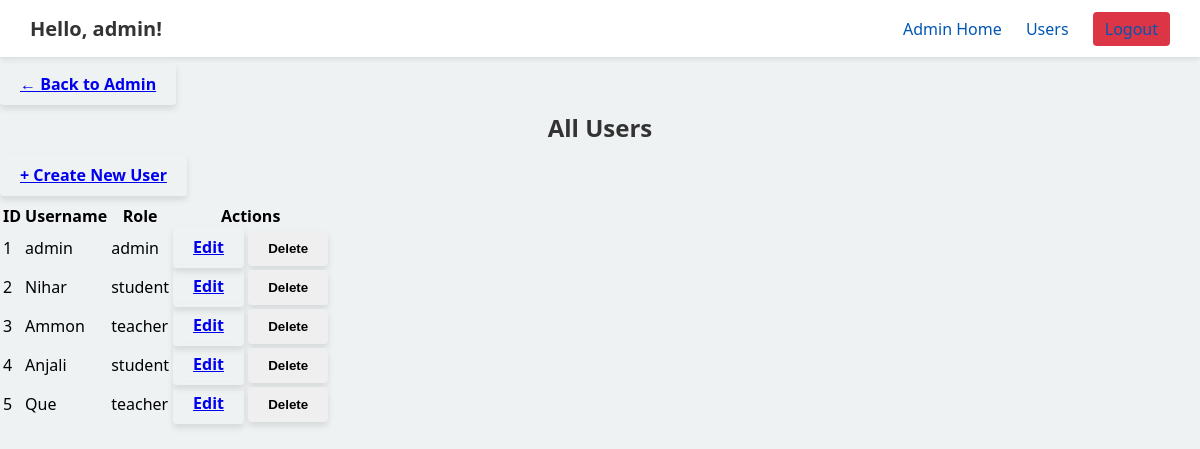
Page /admin/users (signed in) on the committed database.
### models.py (models this page shows, shortened)
class User(db.Model, UserMixin):
    __tablename__ = "users"
    id            = db.Column(db.Integer,   primary_key=True)
    username      = db.Column(db.String(50), unique=True, nullable=False)
    password_hash = db.Column(db.String(128), nullable=False)
    role          = db.Column(db.String(10), nullable=False)
    enrollments     = db.relationship(
        "Enrollment",
        back_populates="student",
        cascade="all, delete-orphan"
    )
    taught_courses  = db.relationship(
        "Course",
        back_populates="teacher",
        cascade="all, delete-orphan"
    )

### app.py (the view)
@app.route("/admin/users")
@login_required
@admin_required
def admin_users():
    users = User.query.order_by(User.id).all()
    return render_template("admin_users.html", users=users)

### app.py (called while the page is built)
@login_manager.user_loader
def load_user(uid):
    return db.session.get(User, int(uid))

def admin_required(f):
    @wraps(f)
    def wrapped(*args, **kwargs):
        if not current_user.is_authenticated or current_user.role != "admin":
            abort(404)
        return f(*args, **kwargs)
    return wrapped

### templates/admin_users.html
{% extends "base.html" %}
{% block content %}
  <p>
    <a href="{{ url_for('admin.index') }}" class="btn">← Back to Admin</a>
  </p>
  <h2>All Users</h2>
  <p>
    <a href="{{ url_for('admin_create_user') }}" class="btn">+ Create New User</a>
  </p>
  <table class="table">
    <thead>
      <tr>
        <th>ID</th>
        <th>Username</th>
        <th>Role</th>
        <th>Actions</th>
      </tr>
    </thead>
    <tbody>
      {% for u in users %}
      <tr>
        <td>{{ u.id }}</td>
        <td>{{ u.username }}</td>
        <td>{{ u.role }}</td>
        <td>
          <a href="{{ url_for('admin_edit_user', user_id=u.id) }}" class="btn btn-sm">Edit</a>
          <form action="{{ url_for('admin_delete_user', user_id=u.id) }}"
                method="post" style="display:inline">
            <button type="submit" class="btn btn-sm btn-danger"
                    onclick="return confirm('Delete {{ u.username }}?');">
              Delete
            </button>
          </form>
        </td>
      </tr>
      {% endfor %}
    </tbody>
  </table>
{% endblock %}

### templates/base.html (shortened to what this page needs)
<!DOCTYPE html>
<html lang="en">
  <head>
    <link
      rel="stylesheet"
      href="{{ url_for('static', filename='css/styles.css') }}"
    />
  </head>
  <body>
    {% if current_user.is_authenticated %}
    <header class="site-header">
      <h1 class="greeting">Hello, {{ current_user.username }}!</h1>
      <nav class="main-nav">
        {% if current_user.role == 'admin' %}
          <a href="{{ url_for('admin.index') }}">Admin Home</a>
          <a href="{{ url_for('admin_users') }}">Users</a>
        {% elif current_user.role == 'teacher' %}
          <a href="{{ url_for('teacher_dashboard') }}">My Dashboard</a>
        {% else %}
          <a href="{{ url_for('student_dashboard') }}">My Dashboard</a>
        {% endif %}
        <a href="{{ url_for('logout') }}" class="logout-btn">Logout</a>
      </nav>
    </header>
    {% endif %}
    <main class="content">
      {% block content %}{% endblock %}
    </main>
  </body>
</html>

### static/css/styles.css (style rules this page uses)
* { box-sizing: border-box; }
body { font-family: 'Segoe UI', Tahoma, Geneva, Verdana, sans-serif; background-color: #eef2f3; margin: 0; padding: 0; }
.site-header { background-color: #ffffff; padding: 15px 30px; box-shadow: 0 2px 5px rgba(0,0,0,0.1); display: flex; align-items: center; justify-content: space-between; }
.greeting { margin: 0; font-size: 20px; color: #333; }
.main-nav a { margin-left: 20px; text-decoration: none; color: #0056b3; font-weight: 500; transition: color 0.2s ease; }
.logout-btn { padding: 6px 12px; background: #dc3545; color: #fff; border-radius: 4px; text-decoration: none; font-weight: bold; transition: background 0.2s ease; }
h1, h2 { text-align: center; color: #333; margin-top: 0; }
.btn { padding: 10px 20px; border: none; border-radius: 4px; cursor: pointer; font-weight: bold; transition: background-color 0.3s ease, transform 0.2s ease, box-shadow 0.2s ease; box-shadow: 0 4px 6px rgba(0,0,0,0.1); }

### rows in the picture
User: username "admin", id "1", role "admin"
User: id "2", username "Nihar", role "student"
User: id "3", username "Ammon", role "teacher"
User: id "4", username "Anjali", role "student"
User: id "5", username "Que", role "teacher"
